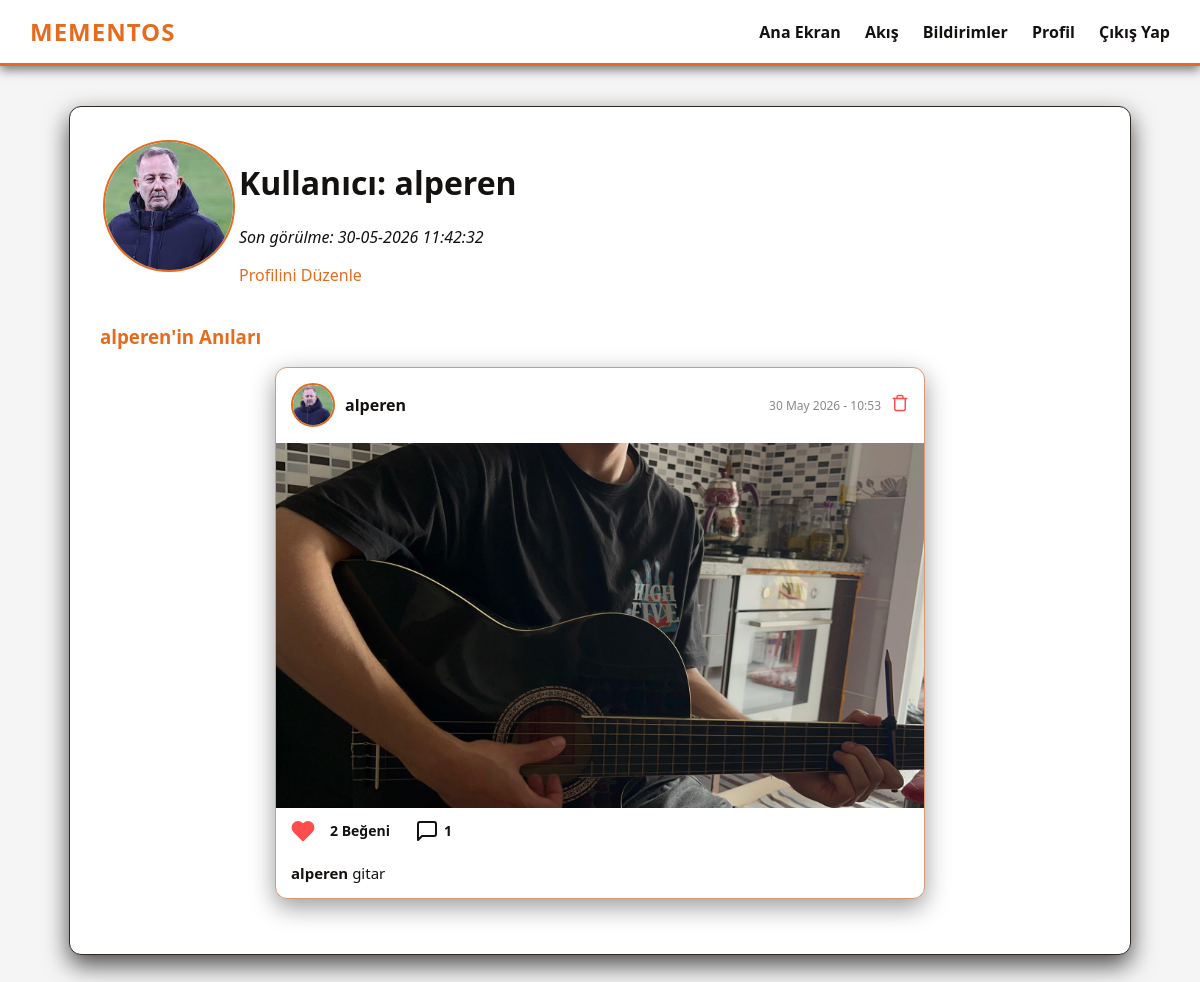
/user/alperen (signed in), run on an earlier commit of the app's database.
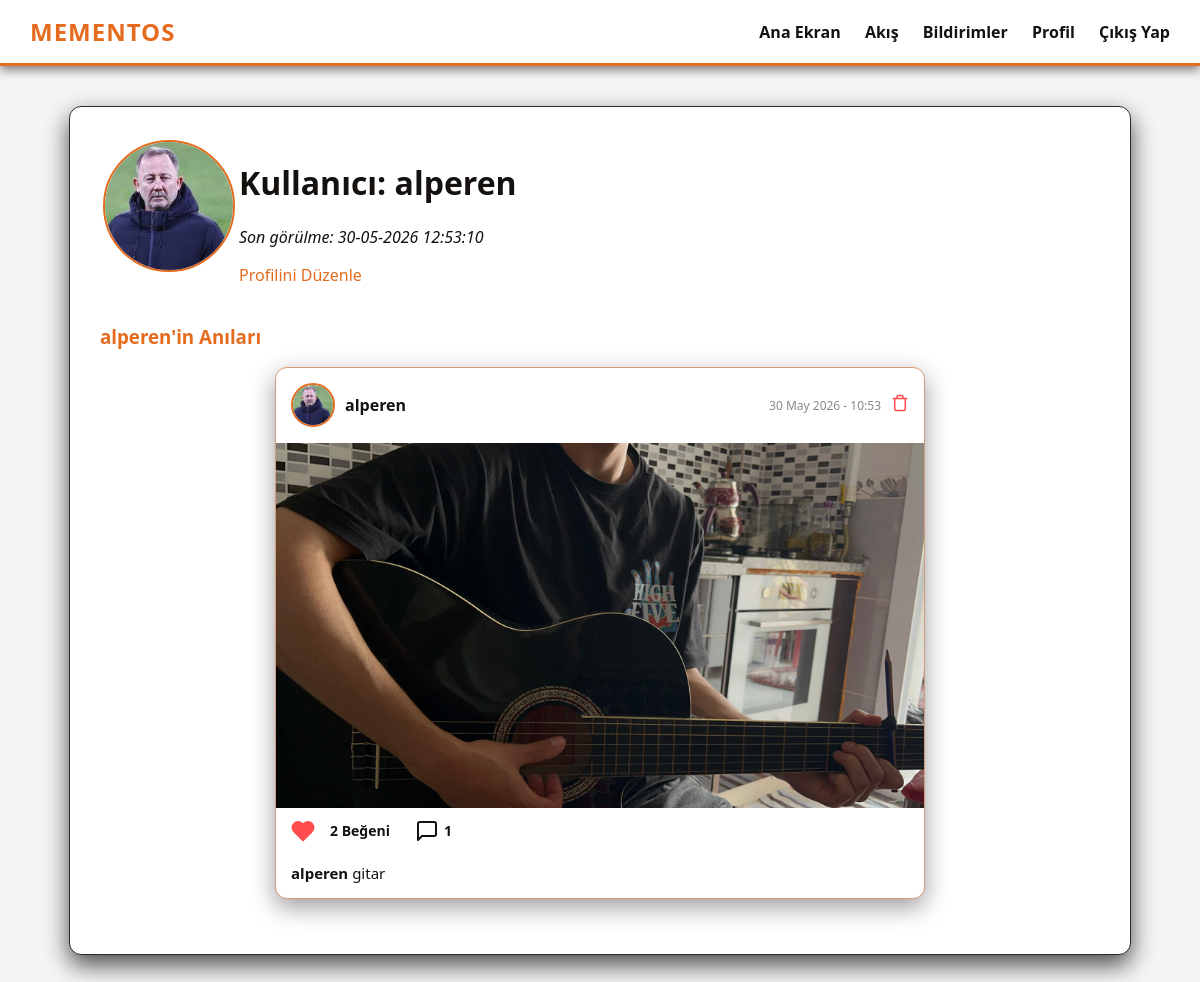
And on a later commit of the database.
### app/models.py (models this page shows, shortened)
class User(UserMixin, db.Model):
    id: so.Mapped[int] = so.mapped_column(primary_key=True)
    username: so.Mapped[str] = so.mapped_column(sa.String(64), index=True, unique=True)
    email: so.Mapped[str] = so.mapped_column(sa.String(120), index=True, unique=True)
    password_hash: so.Mapped[Optional[str]] = so.mapped_column(sa.String(256))
    about_me: so.Mapped[Optional[str]] = so.mapped_column(sa.String(140))
    last_seen: so.Mapped[Optional[datetime]] = so.mapped_column(default=lambda: datetime.now(timezone.utc))
    profile_pic: so.Mapped[Optional[str]] = so.mapped_column(sa.String(120))
    is_verified: so.Mapped[bool] = so.mapped_column(sa.Boolean, default=False, server_default=sa.text('0'))
    verification_code: so.Mapped[Optional[str]] = so.mapped_column(sa.String(10))
    require_2fa: so.Mapped[bool] = so.mapped_column(sa.Boolean, default=False, server_default=sa.text('0'))
    posts: so.WriteOnlyMapped['Post'] = so.relationship(back_populates='author', cascade='all, delete-orphan')
    comments: so.WriteOnlyMapped['Comment'] = so.relationship(back_populates='author', cascade='all, delete-orphan')
    likes: so.WriteOnlyMapped['Like'] = so.relationship(back_populates='author', cascade='all, delete-orphan')
    notifications: so.WriteOnlyMapped['Notification'] = so.relationship(back_populates='user', cascade='all, delete-orphan')
    followed: so.WriteOnlyMapped['User'] = so.relationship(
        secondary=followers,
        primaryjoin=(followers.c.follower_id == id),
        secondaryjoin=(followers.c.followed_id == id),
        back_populates='followers'
    )
    followers: so.WriteOnlyMapped['User'] = so.relationship(
        secondary=followers,
        primaryjoin=(followers.c.followed_id == id),
        secondaryjoin=(followers.c.follower_id == id),
        back_populates='followed'
    )
    def avatar(self, size):
        if self.profile_pic:
            return f'/static/profile_pics/{self.profile_pic}'
        return f'https://ui-avatars.com/api/?name={self.username}&background=E56B1F&color=fff&size={size}'
    def has_liked_post(self, post):
        query = self.likes.select().where(Like.post_id == post.id)
        return db.session.scalar(query) is not None

class Post(db.Model):
    id: so.Mapped[int] = so.mapped_column(primary_key=True)
    body: so.Mapped[str] = so.mapped_column(sa.String(140))
    image_file: so.Mapped[Optional[str]] = so.mapped_column(sa.String(1000))
    timestamp: so.Mapped[datetime] = so.mapped_column(index=True, default=lambda: datetime.now(timezone.utc))
    user_id: so.Mapped[int] = so.mapped_column(sa.ForeignKey(User.id), index=True)
    comments_enabled: so.Mapped[bool] = so.mapped_column(sa.Boolean, default=True)
    is_global: so.Mapped[bool] = so.mapped_column(sa.Boolean, default=False, server_default=sa.text('0'))
    author: so.Mapped[User] = so.relationship(back_populates='posts')
    comments: so.Mapped[list['Comment']] = so.relationship(back_populates='post', cascade='all, delete-orphan')
    likes: so.Mapped[list['Like']] = so.relationship(back_populates='post', cascade='all, delete-orphan')

### app/main/routes.py (the view)
@bp.route('/user/<username>')
@login_required
def user(username):
    user = db.first_or_404(db.select(User).filter_by(username=username))
    page = request.args.get('page', 1, type=int)
    query = user.posts.select().filter_by(is_global=True).order_by(Post.timestamp.desc())
    posts_pagination = db.paginate(query, page=page, per_page=10, error_out=False)
    comment_form = CommentForm()
    empty_form = EmptyForm()
    return render_template('user.html', user=user, posts_pagination=posts_pagination, comment_form=comment_form, empty_form=empty_form)

### app/main/routes.py (called while the page is built)
@bp.before_request
def before_request():
    if current_user.is_authenticated:
        current_user.last_seen = datetime.now(timezone.utc)
        db.session.commit()

@bp.context_processor
def inject_notifications():
    if current_user.is_authenticated:
        unread_count = db.session.scalar(sa.select(sa.func.count(Notification.id)).where(Notification.user_id == current_user.id, Notification.is_read == False))
        return dict(unread_notifications_count=unread_count or 0)
    return dict(unread_notifications_count=0)

@bp.app_template_filter('local_time')
def local_time_filter(dt, format='%d-%m-%Y %H:%M:%S'):
    if dt is None:
        return ""
    if dt.tzinfo is None:
        dt = dt.replace(tzinfo=timezone.utc)
    local_dt = dt + timedelta(hours=3)
    return local_dt.strftime(format)

### app/models.py (called while the page is built)
@login.user_loader
def load_user(id):
    return db.session.get(User, int(id))

### app/templates/user.html (shortened to what this page needs)
{% extends "base.html" %}
{% block content %}
    <table>
        <tr valign="top">
            <td><img src="{{ user.avatar(128) }}" class="profile-avatar profile-avatar-large" alt="Avatar"></td>
            <td>
                <h1>Kullanıcı: {{ user.username }}</h1>
                {% if user.last_seen %}<p><i>Son görülme: {{ user.last_seen|local_time }}</i></p>{% endif %}
                {% if user == current_user %}
                <p><a href="{{ url_for('main.edit_profile') }}">Profilini Düzenle</a></p>
                {% endif %}
            </td>
        </tr>
    </table>
    <h3 style="color: var(--accent-orange);">{{ user.username }}'in Anıları</h3>
    <div style="max-width: 650px; margin: 0 auto;">
    {% for g_post in posts_pagination.items %}
        <div class="post-card" style="margin-bottom: 25px;">
            <div class="post-header">
                <div class="post-author">
                    <img src="{{ g_post.author.avatar(40) }}" class="profile-avatar profile-avatar-small" alt="Avatar">
                    <span>{{ g_post.author.username }}</span>
                </div>
                <div style="display: flex; align-items: center; gap: 10px;">
                    <span style="font-size: 12px; color: #888;">{{ g_post.timestamp|local_time('%d %B %Y - %H:%M') }}</span>
                    {% if g_post.author == current_user %}
                    <form action="{{ url_for('main.delete_post', post_id=g_post.id) }}" method="post" onsubmit="return confirm('Bu anıyı silmek istediğinize emin misiniz?');" style="margin: 0;">
                        <button type="submit" style="background: none; border: none; cursor: pointer; color: #ff4c4c; padding: 0;" title="Gönderiyi Sil">
                            <svg width="18" height="18" viewBox="0 0 24 24" fill="none" stroke="currentColor" stroke-width="2" stroke-linecap="round" stroke-linejoin="round"><polyline points="3 6 5 6 21 6"></polyline><path d="M19 6v14a2 2 0 0 1-2 2H7a2 2 0 0 1-2-2V6m3 0V4a2 2 0 0 1 2-2h4a2 2 0 0 1 2 2v2"></path></svg>
                        </button>
                    </form>
                    {% endif %}
                </div>
            </div>
            {% if g_post.image_file %}
                {% for img in g_post.image_file.split(',') %}
                    <img src="{{ url_for('static', filename='memory_pics/' + img) }}" class="post-image" alt="Post Image">
                {% endfor %}
            {% endif %}
            <div class="post-actions">
                <form action="{{ url_for('main.like', post_id=g_post.id) }}" method="post" style="margin:0;">
                    <button type="submit" class="action-btn {% if current_user.is_authenticated and current_user.has_liked_post(g_post) %}liked{% endif %}">
                        <svg viewBox="0 0 24 24" fill="none" stroke="currentColor" stroke-width="2" stroke-linecap="round" stroke-linejoin="round">
                            <path d="M20.84 4.61a5.5 5.5 0 0 0-7.78 0L12 5.67l-1.06-1.06a5.5 5.5 0 0 0-7.78 7.78l1.06 1.06L12 21.23l7.78-7.78 1.06-1.06a5.5 5.5 0 0 0 0-7.78z"></path>
                        </svg>
                    </button>
                </form>
                <span style="font-size: 14px; font-weight: bold;">{{ g_post.likes|length }} Beğeni</span>
                <div class="action-btn" onclick="toggleComments({{ g_post.id }})" style="cursor: pointer; margin-left: 10px;">
                    <svg viewBox="0 0 24 24" fill="none" stroke="currentColor" stroke-width="2" stroke-linecap="round" stroke-linejoin="round">
                        <path d="M21 15a2 2 0 0 1-2 2H7l-4 4V5a2 2 0 0 1 2-2h14a2 2 0 0 1 2 2z"></path>
                    </svg>
                    <span style="font-size: 14px; font-weight: bold;">{{ g_post.comments|length }}</span>
                </div>
            </div>
            <p class="post-body-text"><strong>{{ g_post.author.username }}</strong> {{ g_post.body }}</p>
        </div>
    {% else %}
        <p style="text-align: center; color: #666;">Bu kullanıcı henüz hiç anı paylaşmamış.</p>
    {% endfor %}
    </div>
{% endblock %}

### app/templates/base.html (shortened to what this page needs)
<!DOCTYPE html>
<html lang="tr">
<head>
    <link rel="stylesheet" href="{{ url_for('static', filename='css/style.css') }}">
</head>
<body>
    <nav class="navbar">
        <a class="navbar-brand" href="#" onclick="openTour(); return false;" title="Tanıtım Turunu Aç">MementOS</a>
        <div class="navbar-links">
            <a href="{{ url_for('main.index') }}">Ana Ekran</a>
            {% if current_user.is_anonymous %}
                <a href="{{ url_for('auth.login') }}">Giriş Yap</a>
                <a href="{{ url_for('auth.register') }}">Kayıt Ol</a>
            {% else %}
                <a href="{{ url_for('main.feed') }}">Akış</a>
                <a href="{{ url_for('main.notifications') }}" style="position: relative;">
                    Bildirimler
                </a>
                <a href="{{ url_for('main.user', username=current_user.username) }}">Profil</a>
                <a href="{{ url_for('auth.logout') }}">Çıkış Yap</a>
            {% endif %}
        </div>
    </nav>
    <div class="container">
        {% block content %}{% endblock %}
    </div>
</body>
</html>

### app/static/css/style.css (style rules this page uses)
:root { --bg-dark: #F5F5F5; --box-bg: #FFFFFF; --text-main: #14110F; --accent-orange: #E56B1F; --accent-brown: #D49A73; --input-bg: #EEEEEE; --window-header: #E0E0E0; --window-header-text: #333; --masonry-bg: rgba(255, 255, 255, 0.85); --window-bg: rgba(255, 255, 255, 0.85); }
body { background-color: var(--bg-dark); color: var(--text-main); font-family: 'Segoe UI', Tahoma, Geneva, Verdana, sans-serif; margin: 0; padding: 0; }
.navbar { background-color: var(--box-bg); padding: 15px 30px; display: flex; justify-content: space-between; align-items: center; border-bottom: 3px solid var(--accent-orange); box-shadow: 0 4px 10px rgba(0,0,0,0.5); }
.navbar-brand { font-size: 1.5em; font-weight: 900; color: var(--accent-orange); text-decoration: none; letter-spacing: 1px; text-transform: uppercase; }
.navbar-links a { color: var(--text-main); text-decoration: none; margin-left: 20px; font-weight: bold; transition: color 0.3s ease; }
.container { max-width: 1000px; margin: 40px auto; padding: 30px; background-color: var(--box-bg); border-radius: 12px; box-shadow: 0 10px 25px rgba(0,0,0,0.7); border: 1px solid #312822; }
a { color: var(--accent-orange); text-decoration: none; }
.profile-avatar { object-fit: cover; border-radius: 50%; border: 2px solid var(--accent-orange); background-color: var(--box-bg); }
.profile-avatar-large { width: 128px; height: 128px; }
.profile-avatar-small { width: 40px; height: 40px; }
.post-card { background: var(--box-bg); border: 1px solid var(--accent-brown); border-radius: 12px; margin-bottom: 25px; box-shadow: 0 8px 24px rgba(0,0,0,0.4); overflow: hidden; }
.post-header { display: flex; justify-content: space-between; align-items: center; padding: 15px; }
.post-author { font-weight: bold; color: var(--text-main); display: flex; align-items: center; gap: 10px; }
.post-author img { width: 40px; height: 40px; border-radius: 50%; object-fit: cover; border: 2px solid var(--accent-orange); }
.post-image { width: 100%; max-height: 500px; object-fit: cover; display: block; border-top: 1px solid rgba(255,255,255,0.05); border-bottom: 1px solid rgba(255,255,255,0.05); }
.post-body-text { padding: 0 15px; margin-top: 10px; font-size: 15px; }
.post-actions { display: flex; gap: 15px; padding: 10px 15px; align-items: center; }
.action-btn { background: none; border: none; cursor: pointer; display: flex; align-items: center; gap: 5px; font-size: 16px; color: var(--text-main); transition: transform 0.2s; padding: 0; }
.action-btn svg { width: 24px; height: 24px; }
.action-btn.liked svg { fill: #ff4c4c; stroke: #ff4c4c; animation: heartBurst 0.3s cubic-bezier(0.175, 0.885, 0.32, 1.275); }

What changed in the data, as far as the page shows it:
changed User "alperen": last_seen|local_time "30-05-2026 11:42:32" → "30-05-2026 12:53:10"
